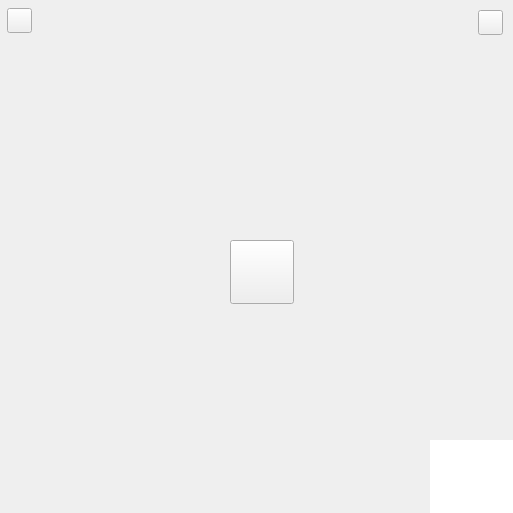
<?xml version="1.0" encoding="UTF-8"?>
<ui version="4.0">
 <class>gameClass</class>
 <widget class="QMainWindow" name="gameClass">
  <property name="geometry">
   <rect>
    <x>0</x>
    <y>0</y>
    <width>513</width>
    <height>513</height>
   </rect>
  </property>
  <property name="minimumSize">
   <size>
    <width>513</width>
    <height>513</height>
   </size>
  </property>
  <property name="maximumSize">
   <size>
    <width>513</width>
    <height>513</height>
   </size>
  </property>
  <property name="windowTitle">
   <string>俄罗斯方块</string>
  </property>
  <property name="windowIcon">
   <iconset resource="game.qrc">
    <normaloff>:/game/icon.png</normaloff>:/game/icon.png</iconset>
  </property>
  <property name="windowOpacity">
   <double>1.000000000000000</double>
  </property>
  <property name="styleSheet">
   <string notr="true"/>
  </property>
  <widget class="QWidget" name="centralWidget">
   <property name="styleSheet">
    <string notr="true">background-image: url(:/game/logo.png);</string>
   </property>
   <widget class="QGraphicsView" name="graphicsView">
    <property name="geometry">
     <rect>
      <x>430</x>
      <y>440</y>
      <width>461</width>
      <height>461</height>
     </rect>
    </property>
    <property name="sizePolicy">
     <sizepolicy hsizetype="Expanding" vsizetype="Expanding">
      <horstretch>0</horstretch>
      <verstretch>0</verstretch>
     </sizepolicy>
    </property>
    <property name="minimumSize">
     <size>
      <width>0</width>
      <height>0</height>
     </size>
    </property>
    <property name="maximumSize">
     <size>
      <width>513</width>
      <height>513</height>
     </size>
    </property>
    <property name="mouseTracking">
     <bool>true</bool>
    </property>
    <property name="styleSheet">
     <string notr="true">border-width: 0px;
border-style: solid;
background-image: url(:/game/nonborder.png);</string>
    </property>
   </widget>
   <widget class="QPushButton" name="pushButton">
    <property name="geometry">
     <rect>
      <x>478</x>
      <y>10</y>
      <width>25</width>
      <height>25</height>
     </rect>
    </property>
    <property name="styleSheet">
     <string notr="true">border-image: url(:/game/close32.png);
background-image: url(:/game/透明.png);</string>
    </property>
    <property name="text">
     <string/>
    </property>
   </widget>
   <widget class="QPushButton" name="pushButton_2">
    <property name="geometry">
     <rect>
      <x>230</x>
      <y>240</y>
      <width>64</width>
      <height>64</height>
     </rect>
    </property>
    <property name="styleSheet">
     <string notr="true">border-image: url(:/game/start64.png);
background-image: url(:/game/透明.png);</string>
    </property>
    <property name="text">
     <string/>
    </property>
   </widget>
   <widget class="QPushButton" name="pushButton_3">
    <property name="geometry">
     <rect>
      <x>7</x>
      <y>8</y>
      <width>25</width>
      <height>25</height>
     </rect>
    </property>
    <property name="styleSheet">
     <string notr="true">border-image: url(:/game/return64.png);
background-image: url(:/game/透明.png);</string>
    </property>
    <property name="text">
     <string/>
    </property>
   </widget>
   <zorder>pushButton_2</zorder>
   <zorder>graphicsView</zorder>
   <zorder>pushButton</zorder>
   <zorder>pushButton_3</zorder>
  </widget>
  <action name="action">
   <property name="text">
    <string>开始</string>
   </property>
  </action>
  <action name="action_2">
   <property name="text">
    <string>退出</string>
   </property>
  </action>
  <action name="action_4">
   <property name="text">
    <string>回到主界面</string>
   </property>
  </action>
 </widget>
 <layoutdefault spacing="6" margin="11"/>
 <resources>
  <include location="game.qrc"/>
 </resources>
 <connections>
  <connection>
   <sender>pushButton</sender>
   <signal>clicked()</signal>
   <receiver>gameClass</receiver>
   <slot>close()</slot>
   <hints>
    <hint type="sourcelabel">
     <x>487</x>
     <y>27</y>
    </hint>
    <hint type="destinationlabel">
     <x>256</x>
     <y>256</y>
    </hint>
   </hints>
  </connection>
  <connection>
   <sender>pushButton_2</sender>
   <signal>clicked()</signal>
   <receiver>graphicsView</receiver>
   <slot>show()</slot>
   <hints>
    <hint type="sourcelabel">
     <x>261</x>
     <y>271</y>
    </hint>
    <hint type="destinationlabel">
     <x>666</x>
     <y>676</y>
    </hint>
   </hints>
  </connection>
  <connection>
   <sender>pushButton_3</sender>
   <signal>clicked()</signal>
   <receiver>graphicsView</receiver>
   <slot>hide()</slot>
   <hints>
    <hint type="sourcelabel">
     <x>19</x>
     <y>20</y>
    </hint>
    <hint type="destinationlabel">
     <x>256</x>
     <y>256</y>
    </hint>
   </hints>
  </connection>
  <connection>
   <sender>pushButton_2</sender>
   <signal>clicked()</signal>
   <receiver>pushButton_3</receiver>
   <slot>show()</slot>
   <hints>
    <hint type="sourcelabel">
     <x>261</x>
     <y>271</y>
    </hint>
    <hint type="destinationlabel">
     <x>19</x>
     <y>20</y>
    </hint>
   </hints>
  </connection>
  <connection>
   <sender>pushButton_3</sender>
   <signal>clicked()</signal>
   <receiver>pushButton_3</receiver>
   <slot>hide()</slot>
   <hints>
    <hint type="sourcelabel">
     <x>19</x>
     <y>20</y>
    </hint>
    <hint type="destinationlabel">
     <x>19</x>
     <y>20</y>
    </hint>
   </hints>
  </connection>
 </connections>
</ui>
